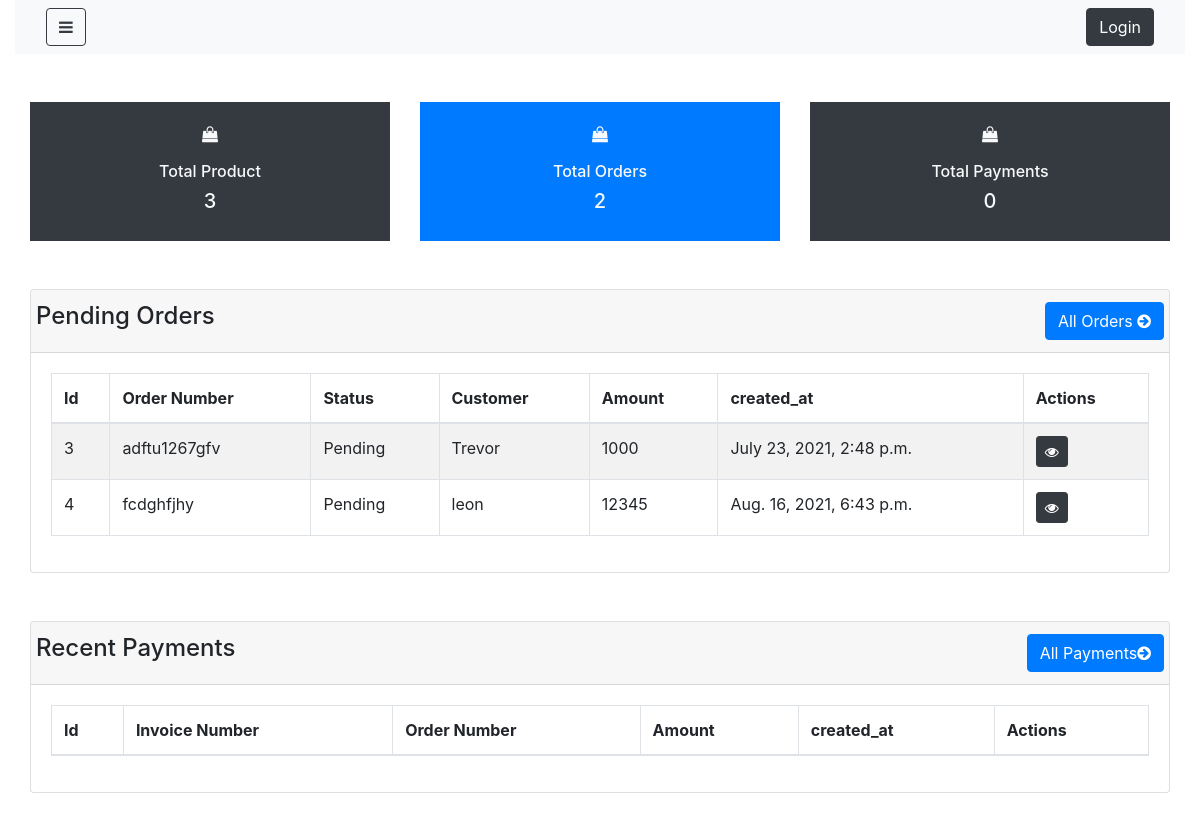
The page /dashboard/ on the database as committed earlier.
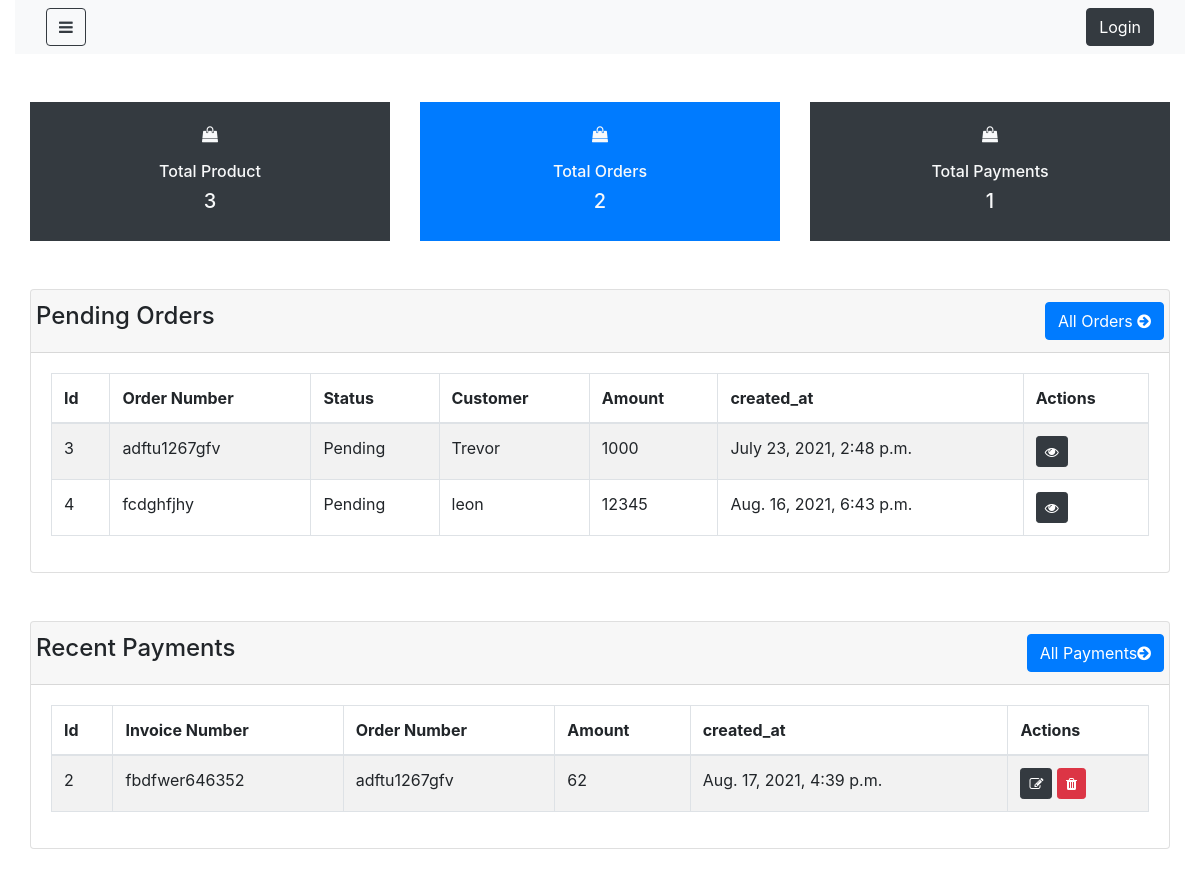
The same page on the database as committed later.
### shop/models.py (models this page shows, shortened)
class Order(models.Model):
    total=models.IntegerField(null= False, blank= True)
    status=models.CharField(max_length=100, null=False, blank=False, default="Pending")
    shipping_cost=models.IntegerField(null= True, blank= True)
    order_number=models.CharField(max_length=100, null=False, blank=False)
    customer_id=models.ForeignKey('customer',on_delete=models.CASCADE,blank=True,null=True)
    created_at=models.DateTimeField(auto_now_add=True)
    updated_at= models.DateTimeField(auto_now_add=True)
    def __str__(self):
        return self.order_number

class Customer(models.Model):
    name=models.CharField(max_length=100, null=False, blank=False)
    phone_number=models.IntegerField(null= True, blank= True)
    email=models.CharField(max_length=100, null=False, blank=False)
    password=models.CharField(max_length=100, null=False, blank=False)
    created_at=models.DateTimeField(auto_now_add=True)
    updated_at= models.DateTimeField(auto_now_add=True)
    def __str__(self):
        return self.name

class Payment(models.Model):
    order_id= models.ForeignKey('order',on_delete=models.CASCADE,blank=True,null=True)
    amount=models.IntegerField(null= True, blank= True)
    description=models.TextField(null=True, blank=True)
    invoice_number=models.CharField(max_length=100, null=False, blank=True)
    created_at=models.DateTimeField(auto_now_add=True)
    updated_at= models.DateTimeField(auto_now_add=True)

### shop/views.py (the view)
# urls.py: path('dashboard/',views.adminDashboard,name="dashboard"),
def adminDashboard(request):
    context = {}
    context['product_count'] =  Product.objects.all().count()
    context['order_count'] =  Order.objects.all().count()
    context['payment_count'] =  Payment.objects.all().count()
    context['payments'] =  Payment.objects.all()[:10]
    context['pending_orders'] =  Order.objects.filter(status ="Pending")
    return render(request, 'shop/admin/dashboard.html', context)

### shop/templates/shop/admin/dashboard.html (shortened to what the changed rows need)
{% extends 'shop/admin/layouts/admin_master.html' %}
{% block content %}
<div class="container-fluid">
    <div class="row justify-content-center my-5">
        <div class="col-lg-4 col-md-4 col-md-12">
            <div clas="card bg-dark">
                <div class="card-body bg-dark text-light text-center">
                    <P><i class="fa fa-shopping-bag"></i></P>
                    <h6>Total Payments</h6>
                    <h5>{{payment_count}}</h5>
                </div>
            </div>
        </div>
    </div>
    <div class="row justify-content-center">
        <div class="col-lg-12 col-md-12 col-sm-12">
            <div class="card">
                <div class="card-body">
                    <table class="table table-hover table-bordered table-striped">
                        <thead>
                            <tr>
                                <th>Id</th>
                                <th>Order Number</th>
                                <th>Status</th>
                                <th>Customer</th>
                                <th>Amount</th>
                                <th>created_at</th>
                                <th>Actions</th>
                            </tr>
                        </thead>
                        <tbody>
                            {% for order in pending_orders %}
                            <tr>
                                <td>{{order.id}}</td>
                                <td>{{order.order_number}}</td>
                                <td>{{order.status}}</td>
                                <td>{{order.customer_id}}</td>
                                <td>{{order.total}}</td>
                                <td>{{order.created_at}}</td>
                                <td>
                                    <a href="#" class="btn btn-dark btn-sm">
                                        <i class="fa fa-eye"></i>
                                    </a>
                                </td>
                            </tr>
                            {% endfor %}
                        </tbody>
                    </table>
                </div>
            </div>
        </div>
    </div>
    <div class="row justify-content-center my-5">
        <div class="col-lg-12 col-md-12 col-sm-12">
            <div class="card">
                <div class="card-body">
                    <table class="table table-hover table-bordered table-striped">
                        <thead>
                            <tr>
                                <th>Id</th>
                                <th>Invoice Number</th>
                                <th>Order Number</th>
                                <th>Amount</th>
                                <th>created_at</th>
                                <th>Actions</th>
                            </tr>
                        </thead>
                        <tbody>
                            {% for payment in payments %}
                            <tr>
                                <td>{{payment.id}}</td>
                                <td>{{payment.invoice_number}}</td>
                                <td>{{payment.order_id}}</td>
                                <td>{{payment.amount}}</td>
                                <td>{{payment.created_at}}</td>
                                <td>
                                    <a href="#" class="btn btn-dark btn-sm">
                                        <i class="fa fa-edit"></i>
                                    </a>
                                    <a href="#" class="btn btn-danger btn-sm">
                                        <i class="fa fa-trash"></i>
                                    </a>
                                </td>
                            </tr>
                            {% endfor %}
                        </tbody>
                    </table>
                </div>
            </div>
        </div>
    </div>
</div>
{% endblock %}

Rows that differ between the two databases and show on the page:
added Payment: id "2", invoice_number "fbdfwer646352", order_id "adftu1267gfv", amount "62", created_at "Aug. 17, 2021, 4:39 p.m."
Other text that changed with them:
{{ payment_count }}: "0" → "1"
